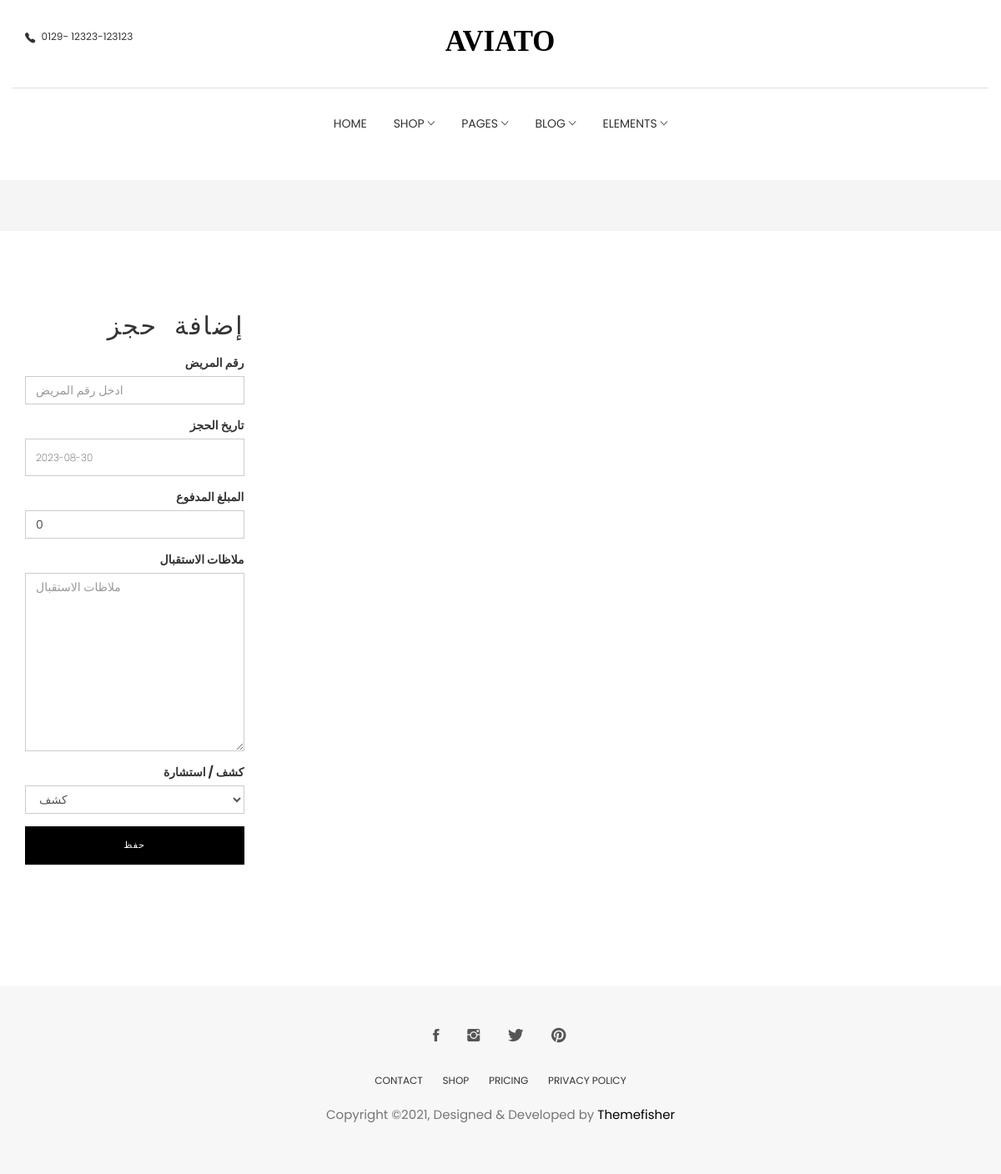
Before: / with the older database file.
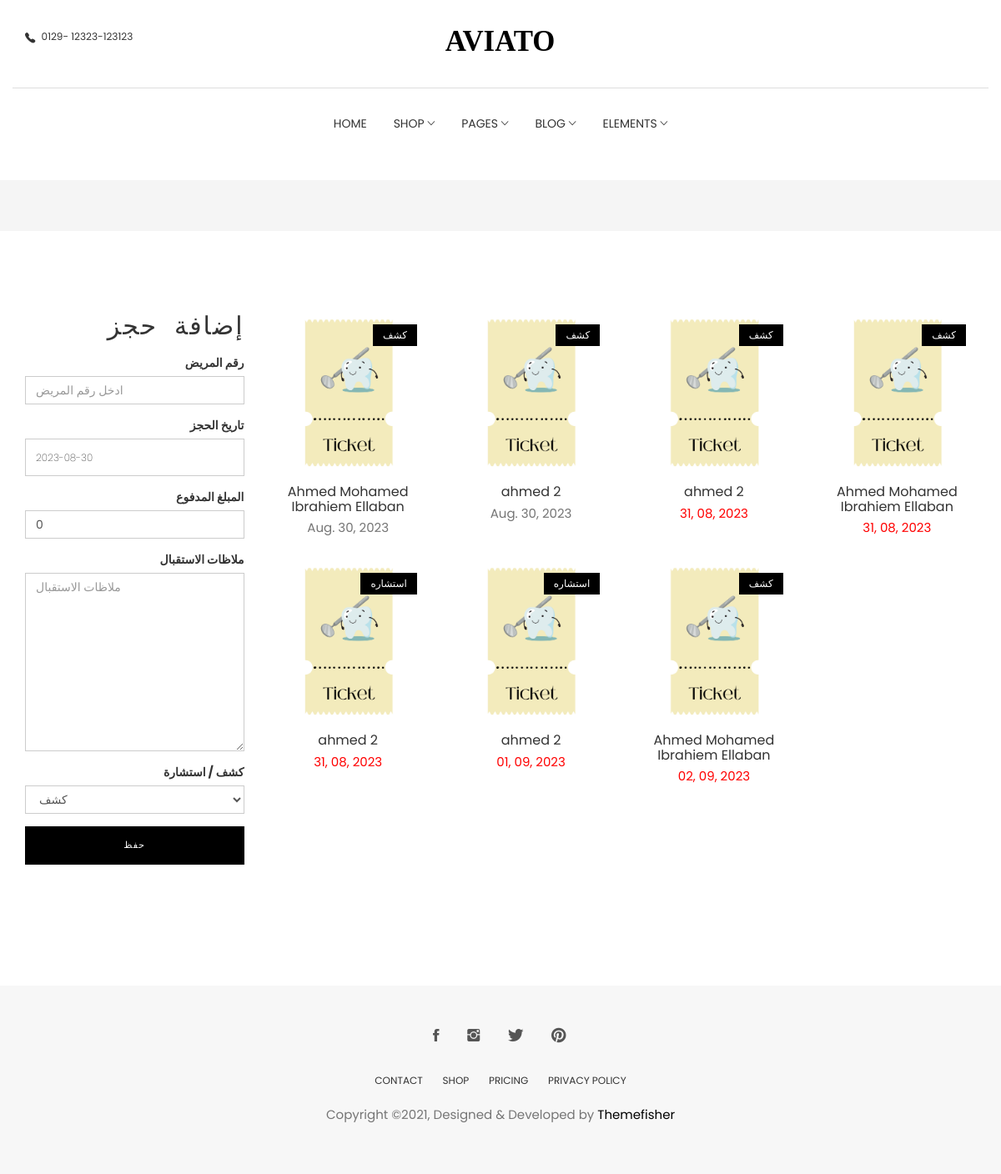
After: the same page with the newer database file.
### dashboard/models.py (models this page shows, shortened)
class Ticket(models.Model):
    id = models.AutoField(primary_key=True, null=False, blank=False)
    patient = models.ForeignKey(Patient, null=False, blank=False, on_delete=models.CASCADE)
    user = models.ForeignKey(User, blank=False, null=False, on_delete=models.DO_NOTHING)
    date = models.DateField(auto_now=True)
    time = models.TimeField(auto_now=True)
    reservation_date = models.DateField(auto_created=True)
    amount_paid = models.IntegerField(null=False, blank=False, default=0)
    notes = models.TextField(max_length=100)
    examinationConsultation = models.CharField(max_length=12, choices=TICKET_TYPE, default=TICKET_TYPE[0][0])

### patient/models.py (models this page shows, shortened)
class Patient(models.Model):
    id = models.AutoField(primary_key=True, null=False, blank=False)
    user = models.ForeignKey(User, on_delete=models.DO_NOTHING)
    full_name = models.CharField(max_length=40, null=False, blank=False)
    phone = models.CharField(max_length=11, null=True, blank=False)
    age = models.IntegerField(null=True, blank=True, default=0)
    city = models.CharField(max_length=15, null=False, blank=False)
    description = models.TextField(max_length=1000)
    continuous_calculation = models.IntegerField(default=0)

### dashboard/views.py (the view)
# urls.py: 2. Add a URL to urlpatterns:  path('', views.home, name='home')
def home(request, *args, **kwargs):
    form = TicketsForm(request.POST)
    queryset = Ticket.objects.filter(date=get_date())
    if request.method == 'POST':
        if form.is_valid():
            over_ride_form = form.save(commit=False)
            over_ride_form.user = request.user
            over_ride_form.patient = get_object_or_404(Patient, id=form.cleaned_data['get_patient'])
            over_ride_form.save()
        return redirect(request.META['HTTP_REFERER'])
    else:
        form = TicketsForm()
    context = {
        "page_title": 'Home',
        'form': form,
        'tickets': queryset,
    }
    return render(request, 'home.html', context)

### dashboard/forms.py (shortened to what this page needs)
class TicketsForm(forms.ModelForm):
    get_patient = forms.IntegerField()
    class Meta:
        model = Ticket
        fields = ['get_patient', 'reservation_date', 'amount_paid', 'notes', 'examinationConsultation']
    def __init__(self, *args, **kwargs):
        super().__init__(*args, **kwargs)
        self.fields['get_patient'].widget.attrs['placeholder'] = 'ادخل رقم المريض'
        self.fields['get_patient'].label = 'رقم المريض'
        self.fields['reservation_date'].label = 'تاريخ الحجز'
        self.fields['reservation_date'].dafult_value =''
        self.fields['reservation_date'].initial = f"{get_date()}"
        self.fields['amount_paid'].label =  "المبلغ المدفوع"
        self.fields['amount_paid'].dafult_value =''
        self.fields['notes'].label =  "ملاظات الاستقبال"
        self.fields['notes'].dafult_value =''
        self.fields['examinationConsultation'].label = " كشف / استشارة"
        self.fields['examinationConsultation'].dafult_value =''

### rules/help_function.py (called while the page is built)
def get_date():
    today = date.today()
    formatted_date = today.strftime("%Y-%m-%d")
    return formatted_date

### dashboard/templates/home.html (shortened to what this page needs)
{% extends 'base.html' %}
{% load static %}
{% load bootstrap4 %}
{% block form %}
	<form method="POST" enctype="multipart/form-data" style="text-align:right;">
		<h4 class="widget-title" style="text-align:right; font-family:monospace; font-size:30px;">إضافة حجز</h4>
		{% bootstrap_form form %}
		{% buttons %}
			<input class="btn btn-main text-center w-100" type="submit" value="حفظ">
		{% endbuttons %}
	</form>
{% endblock %}
{% block patients %}
			{% for ticket in tickets %}
			<div class="col-md-3">
				<div class="product-item">
					<div class="product-thumb">
						<span class="bage">{{ticket.examinationConsultation}}</span>
						<img class="img-responsive" src="{% static 'images/Ticket.png' %}" alt="Ticket-img" />
					</div>
					<div class="product-content">
						<h4>{{ticket.patient.full_name}}</h4>
						{% if ticket.reservation_date != ticket.date %}
						<p class="price" style="color:red;">{{ticket.reservation_date|date:" d, m, Y"}}</p>
						{% endif %}
						{% if ticket.reservation_date == ticket.date %}
						<p class="price">{{ticket.reservation_date}}</p>
						{% endif %}
					</div>
				</div>
			</div>
			{% endfor %}
{% endblock %}0

### templates/base.html (shortened to what this page needs)
{% load static %}
{% load bootstrap4 %}
<!DOCTYPE html>
<html lang="en">
<head>
  <link rel="stylesheet" href="{% static 'plugins/themefisher-font/style.css' %}">
  <link rel="stylesheet" href="{% static 'plugins/bootstrap/css/bootstrap.min.css' %}">
  <link rel="stylesheet" href="{% static 'plugins/animate/animate.css' %}">
  <link rel="stylesheet" href="{% static 'plugins/slick/slick.css' %}">
  <link rel="stylesheet" href="{% static 'plugins/slick/slick-theme.css' %}">
  <link rel="stylesheet" href="{% static 'css/style.css' %}">
</head>
<body id="body">
<section class="top-header">
	<div class="container">
		<div class="row">
			<div class="col-md-4 col-xs-12 col-sm-4">
				<div class="contact-number">
					<i class="tf-ion-ios-telephone"></i>
					<span>0129- 12323-123123</span>
				</div>
			</div>
			<div class="col-md-4 col-xs-12 col-sm-4">
				<div class="logo text-center">
					<a href="index.html">
						<svg width="135px" height="29px" viewBox="0 0 155 29" version="1.1" xmlns="http://www.w3.org/2000/svg"
							xmlns:xlink="http://www.w3.org/1999/xlink">
							<g id="Page-1" stroke="none" stroke-width="1" fill="none" fill-rule="evenodd" font-size="40"
								font-family="AustinBold, Austin" font-weight="bold">
								<g id="Group" transform="translate(-108.000000, -297.000000)" fill="#000000">
									<text id="AVIATO">
										<tspan x="108.94" y="325">AVIATO</tspan>
									</text>
								</g>
							</g>
						</svg>
					</a>
				</div>
			</div>
		</div>
	</div>
</section>
<section class="menu">
	<nav class="navbar navigation">
		<div class="container">
			<div id="navbar" class="navbar-collapse collapse text-center">
				<ul class="nav navbar-nav">
					<li class="dropdown ">
						<a href="index.html">Home</a>
					</li>
					<li class="dropdown dropdown-slide">
						<a href="#!" class="dropdown-toggle" data-toggle="dropdown" data-hover="dropdown" data-delay="350"
							role="button" aria-haspopup="true" aria-expanded="false">Shop <span
								class="tf-ion-ios-arrow-down"></span></a>
					</li>
					<li class="dropdown full-width dropdown-slide">
						<a href="#!" class="dropdown-toggle" data-toggle="dropdown" data-hover="dropdown" data-delay="350"
							role="button" aria-haspopup="true" aria-expanded="false">Pages <span
								class="tf-ion-ios-arrow-down"></span></a>
					</li>
					<li class="dropdown dropdown-slide">
						<a href="#!" class="dropdown-toggle" data-toggle="dropdown" data-hover="dropdown" data-delay="350"
							role="button" aria-haspopup="true" aria-expanded="false">Blog <span
								class="tf-ion-ios-arrow-down"></span></a>
					</li>
					<li class="dropdown dropdown-slide">
						<a href="#!" class="dropdown-toggle" data-toggle="dropdown" data-hover="dropdown" data-delay="350"
							role="button" aria-haspopup="true" aria-expanded="false">Elements <span
								class="tf-ion-ios-arrow-down"></span></a>
					</li>
				</ul>
			</div>
		</div>
	</nav>
</section>
<section class="page-header">
	<div class="container">
		<div class="row">
			<div class="col-md-12">
			</div>
		</div>
	</div>
</section>
<section class="products section">
	<div class="container">
		<div class="row">
			<div class="col-md-3">
				<div class="widget">
					{% block form %}
					{% endblock %}
	            </div>
			</div>
			<div class="col-md-9">
			<div class="row">
			{% block patients %}
			{% endblock %}
				</div>
			</div>
		</div>
	</div>
</section>
<footer class="footer section text-center">
	<div class="container">
		<div class="row">
			<div class="col-md-12">
				<ul class="social-media">
					<li>
						<a href="https://www.facebook.com/themefisher">
							<i class="tf-ion-social-facebook"></i>
						</a>
					</li>
					<li>
						<a href="https://www.instagram.com/themefisher">
							<i class="tf-ion-social-instagram"></i>
						</a>
					</li>
					<li>
						<a href="https://www.twitter.com/themefisher">
							<i class="tf-ion-social-twitter"></i>
						</a>
					</li>
					<li>
						<a href="https://www.pinterest.com/themefisher/">
							<i class="tf-ion-social-pinterest"></i>
						</a>
					</li>
				</ul>
				<ul class="footer-menu text-uppercase">
					<li>
						<a href="contact.html">CONTACT</a>
					</li>
					<li>
						<a href="shop.html">SHOP</a>
					</li>
					<li>
						<a href="pricing.html">Pricing</a>
					</li>
					<li>
						<a href="contact.html">PRIVACY POLICY</a>
					</li>
				</ul>
				<p class="copyright-text">Copyright &copy;2021, Designed &amp; Developed by <a href="https://themefisher.com/">Themefisher</a></p>
			</div>
		</div>
	</div>
</footer>
  </body>
  </html>

### static/css/style.css (style rules this page uses)
body { line-height: 1.5; font-family: "Poppins", sans-serif; -webkit-font-smoothing: antialiased; }
p { font-family: "Poppins", sans-serif; color: #757575; font-size: 15px; }
h1, h2, h3, h4, h5, h6 { font-family: "Poppins", sans-serif; }
h1, h2, h3, h4, h5, h6 { font-weight: 400; }
ol, ul { margin: 0; padding: 0; list-style: none; }
a, a:focus, a:hover { text-decoration: none; outline: 0; color: #000; }
input[type=email], input[type=password], input[type=text], input[type=tel] { border-radius: 0; box-shadow: none; height: 45px; outline: none; font-weight: 200; font-size: 12px; }
.form-control { box-shadow: none; border-radius: 0; }
.btn-main, .btn-small, .btn-transparent, .btn-solid-border { background: #000; color: #fff; display: inline-block; font-size: 11px; letter-spacing: 1px; padding: 14px 35px; text-transform: uppercase; font-weight: 200; border-radius: 0; }
.w-100 { width: 100%; }
.section { padding: 80px 0; }
.page-header { background: #f5f5f5; margin-top: 20px; border-bottom: none; padding: 30px 0; }
.dropdown-slide { position: static; }
.top-header .container { padding-top: 35px; padding-bottom: 35px; border-bottom: 1px solid #dedede; }
.top-header .contact-number { font-size: 12px; color: #333; }
.top-header .contact-number i { margin-right: 4px; font-size: 18px; vertical-align: middle; }
.top-header .logo a { display: inline-block; }
.navigation { margin-bottom: 0; padding: 10px 0; }
.navigation .navbar-nav > li { position: static; }
.navigation .navbar-nav > li > a { color: #333; font-size: 14px; padding: 20px 15px; text-transform: uppercase; transition: 0.2s ease-in-out 0s; border: 1px solid transparent; }
.navigation .container { position: relative; }
.navigation .navbar-nav { float: none; display: inline-block; }
.product-item { margin-bottom: 30px; }
.product-item .product-thumb { position: relative; }
.product-item .product-thumb img { width: 100%; height: auto; }
.product-item .product-thumb .bage { position: absolute; top: 12px; right: 12px; background: #000; color: #fff; font-size: 12px; padding: 4px 12px; font-weight: 300; display: inline-block; }
.product-item .product-thumb:before { transition: 0.3s all; opacity: 0; background: rgba(0, 0, 0, 0.6); content: ""; position: absolute; top: 0; right: 0; left: 0; bottom: 0; }
.product-item .product-content { text-align: center; }
.product-item .product-content h4 { font-size: 16px; font-weight: 400; margin-top: 15px; margin-bottom: 6px; }
.widget { margin-bottom: 30px; padding-bottom: 35px; }
.widget .widget-title { margin: 0; padding-bottom: 15px; font-size: 14px; font-weight: 400; text-transform: uppercase; letter-spacing: 2px; }
.footer { background: #F7F7F7; padding: 50px 0; }
.footer .footer-menu { margin-top: 30px; }
.footer .footer-menu li { display: inline-block; margin: 0 10px; }
.footer .footer-menu li a { color: #333; font-size: 12px; }
.footer .copyright-text { margin-top: 20px; }
.copyright-text a { color: #000; }
.social-media li { display: inline-block; margin: 0 5px; }
.social-media li a { padding: 8px 10px; }
.social-media li a i { font-size: 20px; color: #555; }

Changed rows visible on the page:
added Ticket: examinationConsultation "كشف", patient.full_name "Ahmed Mohamed Ibrahiem Ellaban", reservation_date "Aug. 30, 2023"
added Ticket: examinationConsultation "كشف", patient.full_name "ahmed 2", reservation_date "Aug. 30, 2023"
added Ticket: examinationConsultation "كشف", patient.full_name "ahmed 2", reservation_date "31, 08, 2023"
added Ticket: examinationConsultation "كشف", patient.full_name "Ahmed Mohamed Ibrahiem Ellaban", reservation_date "31, 08, 2023"
added Ticket: examinationConsultation "استشاره", patient.full_name "ahmed 2", reservation_date "31, 08, 2023"
added Ticket: examinationConsultation "استشاره", patient.full_name "ahmed 2", reservation_date "01, 09, 2023"
added Ticket: examinationConsultation "كشف", patient.full_name "Ahmed Mohamed Ibrahiem Ellaban", reservation_date "02, 09, 2023"
